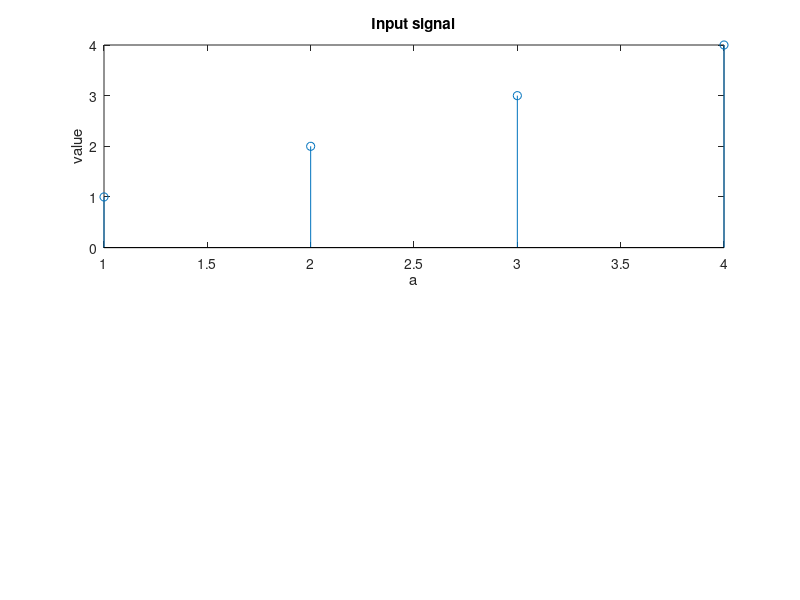

Reproduce this figure in MATLAB. (Note: this script raises an error after producing the figure.)
% Auto-correlation iteration

%x = input('Enter input signal: ');
x = [1 2 3 4];

subplot(2, 1, 1);
stem(x);
xlabel('a');
ylabel('value');
title("Input signal");

% Iteration
h = fliplr(x);
n = length(x);

X = [x, zeros(1, n)];
Y = [h, zeros(1, n)];

for i=1:n1+n2-1
  y(i)=0;
  for j=1:n1
    if(i-j+1>0)
      y(i)= y(i) + X(j)*Y(i-j+1);
    else
     end
  endfor
endfor

subplot(2, 1, 2);
stem(r);
xlabel('R_x_x');
ylabel('value');
title("Auto-correlation");
